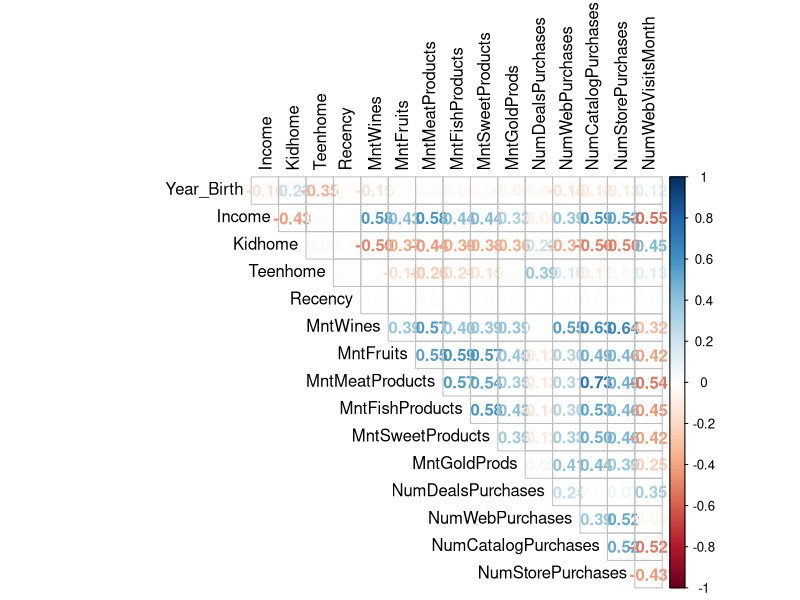

This figure's R source:

# import libraries
library(dplyr)
library(GGally)
library(corrplot)

# import data
data.ori = read.csv("customer-personality.csv")

# summary of data
str(data.ori)

# check for NA
sum(is.na(data.ori))

# check which columns contain NA
apply(is.na(data.ori), 2, which)

# remove NA rows
data.clean = data.ori[which(!is.na(data.ori$Income)),]
str(data.clean)
sum(is.na(data.clean))

# filter numerical columns
numerical.data = data.clean[, c(2,5:7,9:ncol(data.ori))]
str(numerical.data)

# plot correlation matrix
corrplot(cor(numerical.data), tl.col = "black", diag = FALSE, 
         method = 'number', type = 'upper')

# # inefficient to use this, too much data
# ggpairs(numerical.data)#, aes(color = class, alpha = 0.5))
